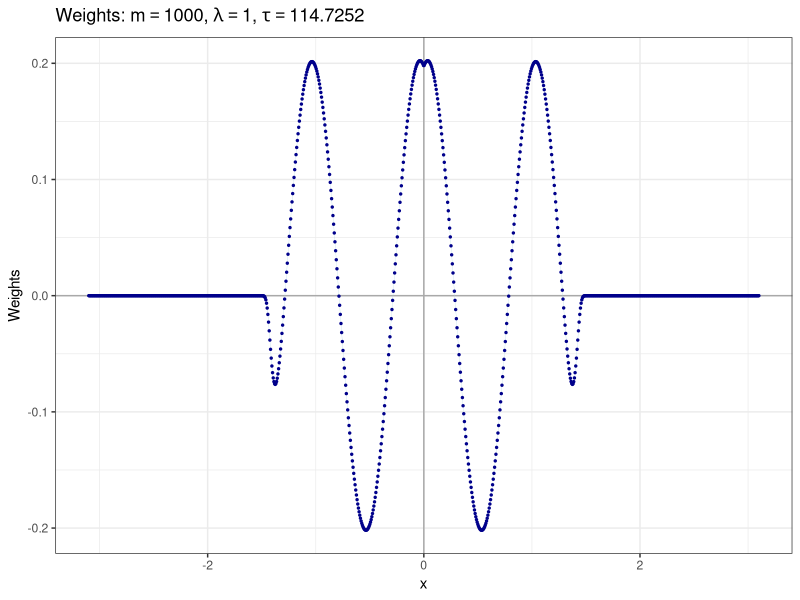

The R script that drew this image: (Note: this script raises an error after producing the figure.)
library(ggplot2)
n_fixed_u <- 1000
n_grid <- 4000
n_fixed_x <- 500
lambda_true <- 1

set.seed(7)

fixed_u_vec <- seq(-3.1, 3.1,length.out = n_fixed_u)
#x_grid <-  seq(-4,4,length.out =40)
x_grid_cv <- seq(-3.1, 3.1,length.out = n_grid)

w_u_vec <- sapply(fixed_u_vec,function(x){-0.2*exp(-(10^(-6))*abs(x)^40)*(3.1-abs(x)^1)^(0.01)*(sin((-abs(x)+(pi)/4)*(2*pi)))})
w_u_df <- data.frame(x = fixed_u_vec, weights = w_u_vec)

sigma_w <- sd(w_u_vec)
tau_true <- var(w_u_vec)^-1

# Create the plot
ggplot(w_u_df, aes(x = x, y = weights)) +
  geom_hline(yintercept = 0, color = "darkgray", linetype = "solid", linewidth = 0.5) +
  geom_vline(xintercept = 0, color = "darkgray", linetype = "solid", linewidth = 0.5) +
  geom_line(color = "lightblue", linewidth = .1) +
  geom_point(color = "darkblue", size = 0.5) +
  ggtitle(bquote("Weights:" ~
                   m ==.(n_fixed_u) * "," ~
                   lambda == .(lambda_true) * "," ~
                   tau == .(tau_true))) +
  xlab("x") +
  ylab("Weights") +
  theme_bw()



centering_grid <- x_grid_cv



centered_kernel_mat_at_sampled_cv <- centered_kernel_matrix(first_vec_kernel = fixed_u_vec,
                                                            second_vec_kernel = fixed_u_vec,
                                                            centering_grid = centering_grid,
                                                            hurst_coef = 0.5)
centered_kernel_mat_at_grid_cv <- centered_kernel_matrix(first_vec_kernel = fixed_u_vec,
                                                         second_vec_kernel = x_grid_cv,
                                                         centering_grid = centering_grid,
                                                         hurst_coef = 0.5)
centerd_kernel_self_grid_cv <- diag(centered_kernel_matrix(first_vec_kernel = x_grid_cv,
                                                           second_vec_kernel = x_grid_cv,
                                                           centering_grid = centering_grid,
                                                           hurst_coef = 0.5))

probs_cv <- get_dens_or_prob(centered_kernel_mat_at_sampled_cv,
                             centered_kernel_mat_at_grid_cv,
                             centerd_kernel_self_grid_cv,
                             fixed_u_vec,x_grid_cv,
                             lambda_true, w_u_vec,
                             type_of_p_is_prob = FALSE,
                             type_of_q_is_prob = FALSE,
                             method_of_p_calculation = "ordinary")

true_density_df <- data.frame(grid = x_grid_cv, true_pdf = probs_cv$grid_x)

ggplot() +
  geom_line(data = true_density_df, aes(x = grid, y = true_pdf, color = 'True Density'), linewidth = 1) +
  #geom_line(data = kde_adaptive_df, aes(x = grid, y = kde_adaptive_pdf, color = 'KDE Adaptive'), linewidth = 1) +
  #geom_line(data = kef_df, aes(x = grid, y = kef_pdf, color = 'KEF'), linewidth = 1) +
  scale_color_manual(name = "Type of density", values = c('True Density' = 'blue')) +
  ggtitle(paste('Histogram and Kernel Density Estimate for lambda =', lambda_true,'and tau =',round(tau_true,2))) +
  xlab('u') +
  ylab('Density') +
  theme_bw() +
  theme(legend.position = "bottom")


## Take samples X1, . . . , Xn ∼ p(x) Using invert cdf transform, take samples X1, . . . , Xn ∼ p(x).
# Normalize the density values to obtain probabilities
p_x_vec <- probs_cv$grid_x

probabilities <- p_x_vec / sum(p_x_vec)
# Create the cumulative density function (CDF)
cdf <- cumsum(probabilities)
# plot(cdf)
# I took n number of samples from x which n << m
sampled_x_vec <- numeric(n_fixed_x)
sampled_indeces <- integer()
# Invert cdf transform
j = 0
while (j <= n_fixed_x) {
  u <- runif(1)
  sample_index <- which(cdf >= u)[1]
  if(!(sample_index %in% sampled_indeces)){
    sampled_indeces <- c(sampled_indeces,sample_index)
    sampled_x_vec[j] <- x_grid_cv[sample_index]
    j = j+1
  }
}

# Sort sampled x
sampled_x_vec <- sort(sampled_x_vec)

hist(sampled_x_vec,breaks = 50)

centering_grid <- x_grid_cv
centered_kernel_mat_x_u_cv <- centered_kernel_matrix(first_vec_kernel = fixed_u_vec,
                                                     second_vec_kernel = sampled_x_vec,
                                                     centering_grid = centering_grid,
                                                     hurst_coef = 0.5)
theta_n_evaluated_at_sampled_x <- (w_u_vec %*% centered_kernel_mat_x_u_cv)

centered_kernel_mat_x_x_cv <- centered_kernel_matrix(first_vec_kernel = sampled_x_vec,
                                                     second_vec_kernel = sampled_x_vec,
                                                     centering_grid = centering_grid,
                                                     hurst_coef = 0.5)




w_x_vec <- as.numeric(solve(centered_kernel_mat_x_x_cv) %*% t(theta_n_evaluated_at_sampled_x))
w_x_df <- data.frame( x = sampled_x_vec, weights = w_x_vec)

ggplot(w_x_df, aes(x = x, y = weights)) +
  geom_hline(yintercept = 0, color = "darkgray", linetype = "solid", linewidth = 0.5) +
  geom_vline(xintercept = 0, color = "darkgray", linetype = "solid", linewidth = 0.5) +
  geom_line(aes(color = "w_x_sampled"), linewidth = .5) +
  geom_point(color = "darkblue", size = 1) +
  geom_point(data = w_u_df, aes(x = x, y = weights), color = "darkgreen", size = 1) +
  geom_line(data = w_u_df, aes(x = x, y = weights, color = "w_u_grid"), linewidth = 0.3) +
  scale_color_manual(name = "Type of weights", values = c('w_x_sampled' = 'lightblue', 'w_u_grid' = 'chartreuse4')) +
  ggtitle(bquote( w[x]* ":" ~
                    m ==.(n_fixed_u) * "," ~
                    lambda == .(lambda_true) * "," ~
                    tau[w] == .(tau_true))) +
  xlab("x") +
  ylab(bquote( w[x] )) +
  theme_bw()


centering_grid_cv <- x_grid_cv



centered_kernel_mat_x_x_cv <- centered_kernel_matrix(first_vec_kernel = sampled_x_vec,
                                                     second_vec_kernel = sampled_x_vec,
                                                     centering_grid = centering_grid,
                                                     hurst_coef = 0.5)
centered_kernel_mat_x_grid_cv <- centered_kernel_matrix(first_vec_kernel = sampled_x_vec,
                                                        second_vec_kernel = x_grid_cv,
                                                        centering_grid = centering_grid,
                                                        hurst_coef = 0.5)
centerd_kernel_self_grid_cv <- diag(centered_kernel_matrix(first_vec_kernel = x_grid_cv,
                                                           second_vec_kernel = x_grid_cv,
                                                           centering_grid = centering_grid,
                                                           hurst_coef = 0.5))

probs_n_cv <- get_dens_or_prob(centered_kernel_mat_x_x_cv,
                               centered_kernel_mat_x_grid_cv,
                               centerd_kernel_self_grid_cv,
                               sampled_x_vec,x_grid_cv,
                               lambda_true, w_x_vec,
                               type_of_p_is_prob = FALSE,
                               type_of_q_is_prob = FALSE,
                               method_of_p_calculation = "ordinary")

true_n_density_df <- data.frame(grid = x_grid_cv, n_pdf = probs_n_cv$grid_x)

ggplot() +
  geom_line(data = true_density_df, aes(x = grid, y = true_pdf, color = 'p(x)'), linewidth = 1, alpha =1) +
  #geom_line(data = kde_adaptive_df, aes(x = grid, y = kde_adaptive_pdf, color = 'KDE Adaptive'), linewidth = 1) +
  geom_line(data = true_n_density_df, aes(x = grid, y = n_pdf, color = 'p_n(x)'), linewidth = 1, alpha = 1) +
  scale_color_manual(name = "Type of density", values = c('p(x)' = 'blue', 'p_n(x)' = 'chartreuse3')) +
  ggtitle(paste('Histogram and Kernel Density Estimate for lambda =', lambda_true, 'and tau =', round(1/var(w_x_vec),2))) +
  xlab('u') +
  ylab('Density') +
  theme_bw() +
  theme(legend.position = "bottom")

################################################################################

lambda_hat <- 0.055
tau_hat <- 0.055^2/1350

x_grid <- seq(-3.1, 3.1,length.out = 400)


centering_grid_cv <- x_grid



centered_kernel_mat_at_sampled <- centered_kernel_matrix(first_vec_kernel = sampled_x_vec,
                                                         second_vec_kernel = sampled_x_vec,
                                                         centering_grid = centering_grid_cv,
                                                         hurst_coef = 0.5)
centered_kernel_mat_at_grid <- centered_kernel_matrix(first_vec_kernel = sampled_x_vec,
                                                      second_vec_kernel = x_grid,
                                                      centering_grid = centering_grid_cv,
                                                      hurst_coef = 0.5)
centerd_kernel_self_grid <- diag(centered_kernel_matrix(first_vec_kernel = x_grid,
                                                        second_vec_kernel = x_grid,
                                                        centering_grid = centering_grid_cv,
                                                        hurst_coef = 0.5))



weights_hat <- get_weights_wo_grid(lambda_hat =lambda_hat,
                                   tau_hat = tau_hat,
                                   centered_kernel_mat_at_sampled,
                                   sampled_x = sampled_x_vec,
                                   min_x = min(x_grid),
                                   max_x = max(x_grid),
                                   print_trace = T
)



# Convert the data to a data frame for use with ggplot2
plot_data <- data.frame(sampled_x = sampled_x_vec, weights_hat = weights_hat[1,])

# Create the ggplot
p <- ggplot(plot_data, aes(x = sampled_x, y = weights_hat)) +
  geom_point(color = "darkred", size = 1) +
  geom_line(aes(color = "weights_estimation"), linewidth = 0.6) +
  geom_point(data = w_x_df, aes(x = x, y = weights), color = "black", size = 1) +
  geom_line(data = w_x_df, aes(x = x, y = weights, color = "true_weights"), linewidth = 0.6) +
  scale_color_manual(name = "Type of weights", values = c('weights_estimation' = 'red', 'true_weights' = 'blue')) +
  labs(title = "True Weights and Weights Estimations",
       x = "Sampled x",
       y = "Weights Hat") +
  theme_bw()+
  theme(legend.position = "bottom")

print(p)

estimated_probs_NR_cv <- get_dens_or_prob(centered_kernel_mat_at_sampled,
                                          centered_kernel_mat_at_grid,
                                          centerd_kernel_self_grid,
                                          sampled_x_vec,x_grid,
                                          lambda_hat, as.vector(weights_hat),
                                          type_of_p_is_prob = FALSE,
                                          type_of_q_is_prob = FALSE,
                                          method_of_p_calculation = "ordinary")



estimated_density_df <- data.frame(grid = x_grid, estimated_pdf = estimated_probs_NR_cv$grid_x)

ggplot() +
  geom_line(data = true_density_df, aes(x = grid, y = true_pdf, color = 'p(x)'), linewidth = 1, alpha =1) +
  geom_line(data = true_n_density_df, aes(x = grid, y = n_pdf, color = 'p_n(x)'), linewidth = 1, alpha = 1) +
  geom_line(data = estimated_density_df, aes(x = grid, y = estimated_pdf, color = 'KEF'), linewidth = 1) +
  scale_color_manual(name = "Type of density", values = c('p(x)' = 'blue', 'p_n(x)' = 'chartreuse3', 'KEF' = 'orange')) +
  ggtitle(paste('Histogram and Kernel Density Estimate for lambda =', lambda_hat, 'and tau =', format(tau_hat,digits = 3,scientific = T))) +
  xlab('u') +
  ylab('Density') +
  theme_bw() +
  theme(legend.position = "bottom")

################################################################################

s1_new <- colSums(centered_kernel_mat_at_sampled)
summary(s1_new)

# Find the base measure of samples
sample_mid_points <- get_middle_points_grid(-3.1, sampled_x_vec, 3.1)
base_measure_weights <- sample_mid_points[-1] - sample_mid_points[-length(sample_mid_points)]

dens_n <- probs_n_cv$sampled_x
dens_sampled_base_n <- dens_n * base_measure_weights
prob_sampled_base_n <- dens_sampled_base_n / sum(dens_sampled_base_n)
prob_sampled_n <- dens_n / sum(dens_n)

s2_new <-  as.numeric(dim(centered_kernel_mat_at_sampled)[1] * (prob_sampled_base_n) %*% t(centered_kernel_mat_at_sampled))
summary(s2_new)

s12_new<- colSums(centered_kernel_mat_at_sampled) - dim(centered_kernel_mat_at_sampled)[1] * (prob_sampled_base_n) %*% t(centered_kernel_mat_at_sampled)

s12t_new <- as.numeric(s12_new)
summary(as.numeric(s12_new))

plot(x = sampled_x_vec,s1_new)
plot(x = sampled_x_vec,as.numeric(s2_new))
plot(x = sampled_x_vec,s12t_new)

s3_new <- as.vector(w_x_vec) / prob_sampled_n
summary(s3_new)

plot(x = sampled_x_vec, s3_new)
summary(s12t_new)

summary(s3_new)/summary(s12t_new)

plot(x = sampled_x_vec,s12t_new * lambda_hat - s3_new*tau_hat)

################################################################################
output <- vector("numeric",length = length(sampled_x_vec))
# Find the base measure of samples
sample_mid_points <- get_middle_points_grid(-3.1, sampled_x_vec, 3.1)
base_measure_weights <- sample_mid_points[-1] - sample_mid_points[-length(sample_mid_points)]

n_x <- length(sampled_x_vec)
dens <- probs_n_cv$sampled_x
dens_sampled_base <- dens * base_measure_weights
prob_sampled_base <- dens_sampled_base / sum(dens_sampled_base)
prob_sampled <- dens / sum(dens)


for( i in 1: length(sampled_x_vec)){
  output[i] <- w_x_vec[i]/
    (probs_n_cv$sampled_x[i] *
       (colSums(centered_kernel_mat_at_sampled)[i] - n_x * (prob_sampled_base %*% centered_kernel_mat_at_sampled)[1,i] ))
}
which(abs(output)>10)
